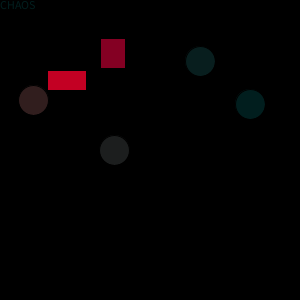
Frame 1 (no input)
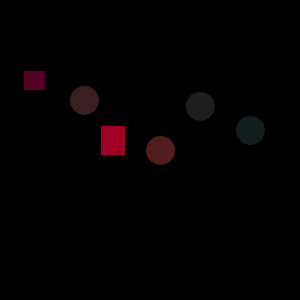
Frame 60 (the mouse pressed at the canvas centre just before this capture)
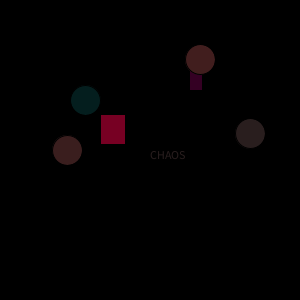
Frame 120 (the mouse held since frame 60 and released just before this capture)

The Processing sketch that drew these frames (run headless with seeded random() and noise(); from frame 60 on, the mouse is pressed at the canvas centre):

// Processing sketch: processing_22272
// ── processing_22272.pde


void setup() {
  size(300,300);
  frameRate(7);
  background(187,250,255);
  stroke(255);
  line(30,100,100,50);
}


void draw() {
  background(0);
   fill( random(205) ,0,35);
  stroke(0);
  rect(100,random(150),25,30);

  fill( random(205) ,0,35);
  stroke(0);
  rect( random(200),70, random(45),20);

fill( random(90) ,30,30);
ellipse(random(250),(150),30,30);

fill( random(90) ,30,30);
ellipse(random(100),(100),30,30);


fill( random(90) ,30,30);
ellipse(200, random(300),30,30);

fill( random(90) ,30,30);
ellipse(250, random(300),30,30);



text("CHAOS", mouseX,mouseY,random(100),250);

}
  
